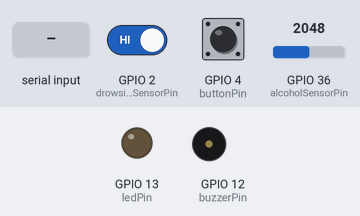
The sketch below on a simulated ESP32. On the bench: output pins drawn as LEDs (lit = HIGH), buzzer (waves = sounding, pin HIGH). Dashed ring = blinking. Inputs (shaded band) come from the test bench; at power-on: GPIO 36 (alcoholSensorPin) = 2048, GPIO 4 (buttonPin) HIGH, GPIO 2 (drowsinessSensorPin) HIGH. WiFi joins after 1.5 s; servers stay silent unless stated; uploads are accepted with an empty reply; what the sketch prints to the serial monitor is not drawn.

Above: at 4.03 s.
4.3 s: "RESET\n" received over Serial
At 7.26 s:
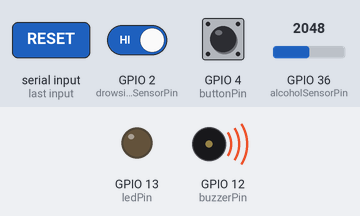
7.3 s: GPIO 36 (alcoholSensorPin) set to 640
10.3 s: GPIO 36 (alcoholSensorPin) set to 556
At 12.9 s:
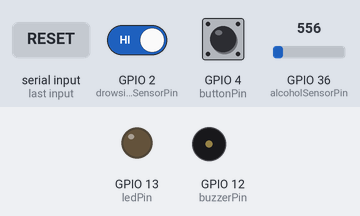
13.3 s: GPIO 4 (buttonPin) pulled LOW for 0.15 s
At 13.7 s:
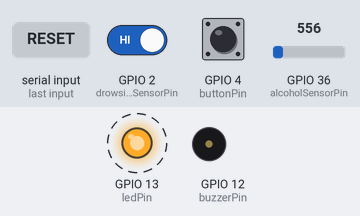
16.3 s: GPIO 2 (drowsinessSensorPin) driven LOW
19.3 s: GPIO 2 (drowsinessSensorPin) driven HIGH
At 20.2 s:
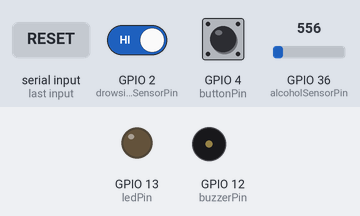
Timing chart, 0 to 21.8 s (numbered marks = the images above; inputs shaded):
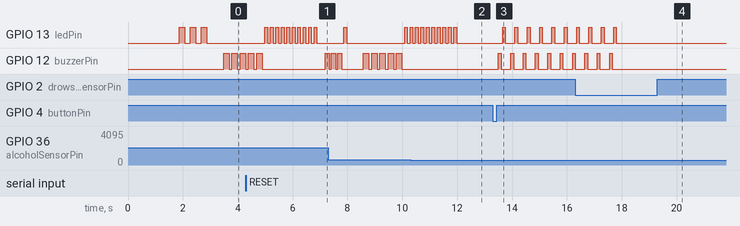

The sketch:

HelmetModule_COMPLETE.ino
```cpp
#include <WiFi.h>
#include <HTTPClient.h>
#include <ArduinoJson.h>
#include <Wire.h>

// ═══════════════════════════════════════════════════════════════════════════
// VigiLERT Helmet Module - COMPLETE FUNCTIONAL VERSION
// ═══════════════════════════════════════════════════════════════════════════
// ✅ Fully integrated with Dashboard.vue
// ✅ Alcohol detection with MQ-3 sensor
// ✅ Drowsiness detection with IR sensor
// ✅ Real-time Firebase synchronization
// ✅ Heartbeat system for connection monitoring
// ✅ Emergency alert system
// ═══════════════════════════════════════════════════════════════════════════

// WiFi Configuration
const char* ssid = "DPWH";
const char* password = "12345678900";

// Firebase Configuration
const String firebaseHost = "https://vigilance-shield-default-rtdb.firebaseio.com";
const String userUID = "MnzBjTBslZNijOkq732PE91hHa23";
const String firebaseAuth = "";

// Pin Assignments
const int alcoholSensorPin = A0;      // MQ-3 alcohol sensor (analog)
const int drowsinessSensorPin = 2;    // IR sensor for drowsiness detection (digital)
const int buzzerPin = 12;             // Buzzer for alerts
const int ledPin = 13;                // LED indicator
const int buttonPin = 4;              // Emergency button

// Sensor thresholds
const int ALCOHOL_THRESHOLD = 600;    // MQ-3 sensor threshold (0-1023)
const int DROWSINESS_THRESHOLD = 500; // Drowsiness detection threshold (ms)

// Timing constants
const unsigned long HEARTBEAT_INTERVAL = 1000;     // 1 second heartbeat
const unsigned long SENSOR_READ_INTERVAL = 250;    // 250ms sensor readings
const unsigned long ALERT_INTERVAL = 5000;         // 5 seconds between alerts
const unsigned long DROWSINESS_CHECK_INTERVAL = 100; // 100ms drowsiness check

// State variables
bool alcoholDetected = false;
bool drowsinessDetected = false;
bool emergencyButtonPressed = false;
int alcoholSensorValue = 0;
int drowsinessLevel = 0;

// Timing variables
unsigned long lastHeartbeat = 0;
unsigned long lastSensorRead = 0;
unsigned long lastAlertTime = 0;
unsigned long lastDrowsinessCheck = 0;
unsigned long drowsinessStartTime = 0;
bool drowsinessTimerActive = false;

// Alert states
bool alcoholAlertActive = false;
bool drowsinessAlertActive = false;
bool emergencyAlertActive = false;

// Firebase paths
const String devicePath = "/helmet_public/" + userUID + "/devices/helmet.json?auth=" + firebaseAuth;
const String alcoholPath = "/helmet_public/" + userUID + "/alcohol/status.json?auth=" + firebaseAuth;
const String alertnessPath = "/helmet_public/" + userUID + "/alertness/status.json?auth=" + firebaseAuth;
const String emergencyPath = "/helmet_public/" + userUID + "/emergency.json?auth=" + firebaseAuth;

// Function declarations
void sendHeartbeat();
void readSensors();
void checkAlcoholLevel();
void checkDrowsiness();
void checkEmergencyButton();
void sendAlcoholAlert();
void sendDrowsinessAlert();
void sendEmergencyAlert();
void updateFirebaseStatus();
void playAlertSound(int beeps, int duration);
void blinkLED(int times, int duration);

void setup() {
  Serial.begin(115200);
  delay(100);

  Serial.println("\n╔════════════════════════════════════════╗");
  Serial.println("║     HELMET MODULE - COMPLETE          ║");
  Serial.println("╠════════════════════════════════════════╣");
  Serial.println("║ 🍺 Alcohol Detection (MQ-3)           ║");
  Serial.println("║ 😴 Drowsiness Detection (IR)          ║");
  Serial.println("║ 🚨 Emergency Button System            ║");
  Serial.println("║ 📱 Full Dashboard Integration          ║");
  Serial.println("║ ⚡ Real-time Firebase Sync            ║");
  Serial.println("╚════════════════════════════════════════╝\n");

  // Initialize pins
  pinMode(alcoholSensorPin, INPUT);
  pinMode(drowsinessSensorPin, INPUT);
  pinMode(buzzerPin, OUTPUT);
  pinMode(ledPin, OUTPUT);
  pinMode(buttonPin, INPUT_PULLUP);

  // Initialize outputs
  digitalWrite(buzzerPin, LOW);
  digitalWrite(ledPin, LOW);

  // Connect to WiFi
  connectToWiFi();

  // Send initial heartbeat
  sendHeartbeat();
  lastHeartbeat = millis();

  // Startup sequence
  Serial.println("\n[STARTUP] Helmet module initialized successfully!");
  Serial.println("[STARTUP] Alcohol threshold: " + String(ALCOHOL_THRESHOLD));
  Serial.println("[STARTUP] Drowsiness threshold: " + String(DROWSINESS_THRESHOLD) + " ms");

  // Startup LED sequence
  blinkLED(3, 200);

  Serial.println("\n📋 SYSTEM STATUS:");
  Serial.println("   🍺 Alcohol Detection: ACTIVE");
  Serial.println("   😴 Drowsiness Detection: ACTIVE");
  Serial.println("   🚨 Emergency Button: READY");
  Serial.println("   📡 Firebase Connection: ACTIVE\n");
}

void loop() {
  // Send heartbeat every second
  if (millis() - lastHeartbeat >= HEARTBEAT_INTERVAL) {
    sendHeartbeat();
    lastHeartbeat = millis();
  }

  // Read sensors every 250ms
  if (millis() - lastSensorRead >= SENSOR_READ_INTERVAL) {
    readSensors();
    lastSensorRead = millis();
  }

  // Check drowsiness every 100ms (more frequent for safety)
  if (millis() - lastDrowsinessCheck >= DROWSINESS_CHECK_INTERVAL) {
    checkDrowsiness();
    lastDrowsinessCheck = millis();
  }

  // Check emergency button
  checkEmergencyButton();

  // Process alcohol detection
  checkAlcoholLevel();

  // Update Firebase status
  updateFirebaseStatus();

  // Handle serial commands
  if (Serial.available()) {
    String cmd = Serial.readStringUntil('\n');
    cmd.trim();
    cmd.toUpperCase();

    if (cmd == "STATUS") {
      printSystemStatus();
    }
    else if (cmd == "TEST ALCOHOL") {
      Serial.println("🧪 TESTING ALCOHOL SENSOR...");
      Serial.printf("📍 Analog pin A0 reading: %d\n", analogRead(alcoholSensorPin));
      Serial.printf("📍 Threshold: %d\n", ALCOHOL_THRESHOLD);
      Serial.printf("📍 Status: %s\n", analogRead(alcoholSensorPin) > ALCOHOL_THRESHOLD ? "DANGER" : "SAFE");
    }
    else if (cmd == "TEST DROWSINESS") {
      Serial.println("🧪 TESTING DROWSINESS SENSOR...");
      Serial.printf("📍 Digital pin %d reading: %d\n", drowsinessSensorPin, digitalRead(drowsinessSensorPin));
      Serial.printf("📍 Status: %s\n", drowsinessDetected ? "DROWSY" : "ALERT");
    }
    else if (cmd == "TEST EMERGENCY") {
      Serial.println("🧪 TESTING EMERGENCY ALERT...");
      sendEmergencyAlert();
    }
    else if (cmd == "RESET") {
      Serial.println("🔄 RESETTING ALL ALERTS...");
      alcoholDetected = false;
      drowsinessDetected = false;
      emergencyButtonPressed = false;
      alcoholAlertActive = false;
      drowsinessAlertActive = false;
      emergencyAlertActive = false;
      drowsinessTimerActive = false;
      Serial.println("✅ All alerts reset!");
    }
  }

  yield(); // Allow WiFi tasks to run
}

void connectToWiFi() {
  Serial.println("\n[WIFI] Connecting...");
  WiFi.begin(ssid, password);

  int attempts = 0;
  while (WiFi.status() != WL_CONNECTED && attempts < 20) {
    delay(500);
    Serial.print(".");
    attempts++;
  }

  if (WiFi.status() == WL_CONNECTED) {
    Serial.println("\n[WIFI] ✅ Connected!");
    Serial.printf("[WIFI] IP: %s\n", WiFi.localIP().toString().c_str());
  } else {
    Serial.println("\n[WIFI] ❌ Failed!");
  }
}

void sendHeartbeat() {
  if (WiFi.status() != WL_CONNECTED) return;

  uint64_t timestamp = 1700000000000ULL + (uint64_t)millis();

  StaticJsonDocument<128> doc;
  doc["status"] = "On";
  doc["lastHeartbeat"] = timestamp;
  doc["timestamp"] = timestamp;
  doc["alcoholDetected"] = alcoholDetected;
  doc["drowsinessDetected"] = drowsinessDetected;
  doc["emergencyActive"] = emergencyAlertActive;

  String payload;
  serializeJson(doc, payload);

  HTTPClient http;
  http.begin(firebaseHost + devicePath);
  http.addHeader("Content-Type", "application/json");

  int code = http.PUT(payload);

  if (code == HTTP_CODE_OK) {
    Serial.printf("[HEARTBEAT] ✓ Sent (timestamp: %llu)\n", timestamp);
  } else {
    Serial.printf("[HEARTBEAT] ✗ Failed: HTTP %d\n", code);
  }

  http.end();
}

void readSensors() {
  // Read alcohol sensor (analog)
  alcoholSensorValue = analogRead(alcoholSensorPin);

  // Read drowsiness sensor (digital)
  int drowsinessReading = digitalRead(drowsinessSensorPin);

  // Debug output every 2 seconds
  static unsigned long lastDebug = 0;
  if (millis() - lastDebug > 2000) {
    Serial.printf("[SENSORS] Alcohol: %d | Drowsiness: %d | Button: %d\n",
                  alcoholSensorValue, drowsinessReading, digitalRead(buttonPin));
    lastDebug = millis();
  }
}

void checkAlcoholLevel() {
  bool currentAlcoholState = (alcoholSensorValue > ALCOHOL_THRESHOLD);

  // State change detection
  if (currentAlcoholState != alcoholDetected) {
    alcoholDetected = currentAlcoholState;

    if (alcoholDetected) {
      Serial.printf("\n🚨 ALCOHOL DETECTED! (Value: %d > %d)\n", alcoholSensorValue, ALCOHOL_THRESHOLD);
      sendAlcoholAlert();
      playAlertSound(5, 200);  // 5 beeps, 200ms each
      blinkLED(10, 100);       // 10 blinks, 100ms each
      alcoholAlertActive = true;
    } else {
      Serial.printf("\n✅ Alcohol CLEARED! (Value: %d <= %d)\n", alcoholSensorValue, ALCOHOL_THRESHOLD);
      alcoholAlertActive = false;
    }

    // Update Firebase immediately on state change
    updateAlcoholStatus();
  }

  // Continuous alerts while alcohol is detected
  if (alcoholDetected && (millis() - lastAlertTime > ALERT_INTERVAL)) {
    Serial.println("🚨 CONTINUOUS ALCOHOL ALERT!");
    playAlertSound(3, 150);
    digitalWrite(ledPin, HIGH);
    delay(100);
    digitalWrite(ledPin, LOW);
    lastAlertTime = millis();
  }
}

void checkDrowsiness() {
  int drowsinessReading = digitalRead(drowsinessSensorPin);

  // Drowsiness detection logic (LOW = eyes closed/drowsy)
  if (drowsinessReading == LOW) {
    if (!drowsinessTimerActive) {
      drowsinessStartTime = millis();
      drowsinessTimerActive = true;
      Serial.println("[DROWSINESS] 👁️ Eyes closed - starting timer...");
    } else {
      unsigned long drowsyDuration = millis() - drowsinessStartTime;

      if (drowsyDuration >= DROWSINESS_THRESHOLD && !drowsinessDetected) {
        drowsinessDetected = true;
        drowsinessAlertActive = true;

        Serial.printf("\n😴 DROWSINESS DETECTED! (Eyes closed for %lu ms)\n", drowsyDuration);
        sendDrowsinessAlert();
        playAlertSound(7, 300);  // 7 long beeps
        blinkLED(15, 80);        // 15 fast blinks

        updateAlertnessStatus();
      }
    }
  } else {
    // Eyes open - reset drowsiness detection
    if (drowsinessTimerActive || drowsinessDetected) {
      if (drowsinessDetected) {
        Serial.println("\n👁️ ALERTNESS RESTORED! (Eyes open)");
        drowsinessDetected = false;
        drowsinessAlertActive = false;
        updateAlertnessStatus();
      }

      drowsinessTimerActive = false;
      drowsinessStartTime = 0;
    }
  }

  // Continuous drowsiness alerts
  if (drowsinessDetected && (millis() - lastAlertTime > ALERT_INTERVAL)) {
    Serial.println("😴 CONTINUOUS DROWSINESS ALERT!");
    playAlertSound(4, 250);
    blinkLED(5, 100);
    lastAlertTime = millis();
  }
}

void checkEmergencyButton() {
  static bool lastButtonState = HIGH;
  bool currentButtonState = digitalRead(buttonPin);

  // Button pressed (LOW due to INPUT_PULLUP)
  if (currentButtonState == LOW && lastButtonState == HIGH) {
    emergencyButtonPressed = true;
    emergencyAlertActive = true;

    Serial.println("\n🚨🚨🚨 EMERGENCY BUTTON PRESSED! 🚨🚨🚨");
    sendEmergencyAlert();

    // Emergency alert sequence
    for (int i = 0; i < 10; i++) {
      playAlertSound(1, 100);
      blinkLED(1, 100);
      delay(100);
    }

    delay(1000); // Debounce
  }

  lastButtonState = currentButtonState;
}

void sendAlcoholAlert() {
  Serial.println("[ALERT] 📱 Sending alcohol alert to Firebase...");

  uint64_t timestamp = 1700000000000ULL + (uint64_t)millis();

  StaticJsonDocument<256> doc;
  doc["timestamp"] = timestamp;
  doc["type"] = "alcohol_detected";
  doc["sensorValue"] = alcoholSensorValue;
  doc["threshold"] = ALCOHOL_THRESHOLD;
  doc["severity"] = alcoholSensorValue > (ALCOHOL_THRESHOLD * 1.5) ? "high" : "medium";
  doc["message"] = "Alcohol detected in helmet";
  doc["alertActive"] = true;

  String payload;
  serializeJson(doc, payload);

  HTTPClient http;
  String alertPath = "/helmet_public/" + userUID + "/alerts.json?auth=" + firebaseAuth;
  http.begin(firebaseHost + alertPath);
  http.addHeader("Content-Type", "application/json");

  int code = http.POST(payload);

  if (code == HTTP_CODE_OK) {
    Serial.println("[ALERT] ✅ Alcohol alert sent to Firebase");
  } else {
    Serial.printf("[ALERT] ❌ Failed to send alcohol alert: HTTP %d\n", code);
  }

  http.end();
}

void sendDrowsinessAlert() {
  Serial.println("[ALERT] 📱 Sending drowsiness alert to Firebase...");

  uint64_t timestamp = 1700000000000ULL + (uint64_t)millis();

  StaticJsonDocument<256> doc;
  doc["timestamp"] = timestamp;
  doc["type"] = "drowsiness_detected";
  doc["duration"] = millis() - drowsinessStartTime;
  doc["threshold"] = DROWSINESS_THRESHOLD;
  doc["severity"] = "high";
  doc["message"] = "Driver drowsiness detected";
  doc["alertActive"] = true;

  String payload;
  serializeJson(doc, payload);

  HTTPClient http;
  String alertPath = "/helmet_public/" + userUID + "/alerts.json?auth=" + firebaseAuth;
  http.begin(firebaseHost + alertPath);
  http.addHeader("Content-Type", "application/json");

  int code = http.POST(payload);

  if (code == HTTP_CODE_OK) {
    Serial.println("[ALERT] ✅ Drowsiness alert sent to Firebase");
  } else {
    Serial.printf("[ALERT] ❌ Failed to send drowsiness alert: HTTP %d\n", code);
  }

  http.end();
}

void sendEmergencyAlert() {
  Serial.println("[EMERGENCY] 📱 Sending emergency alert to Firebase...");

  uint64_t timestamp = 1700000000000ULL + (uint64_t)millis();

  StaticJsonDocument<256> doc;
  doc["timestamp"] = timestamp;
  doc["type"] = "emergency_button";
  doc["severity"] = "critical";
  doc["message"] = "Emergency button pressed by rider";
  doc["alertActive"] = true;
  doc["requiresImmedateResponse"] = true;

  String payload;
  serializeJson(doc, payload);

  HTTPClient http;
  http.begin(firebaseHost + emergencyPath);
  http.addHeader("Content-Type", "application/json");

  int code = http.PUT(payload);

  if (code == HTTP_CODE_OK) {
    Serial.println("[EMERGENCY] ✅ Emergency alert sent to Firebase");
  } else {
    Serial.printf("[EMERGENCY] ❌ Failed to send emergency alert: HTTP %d\n", code);
  }

  http.end();
}
void updateAlcoholStatus() {
  if (WiFi.status() != WL_CONNECTED) return;

  StaticJsonDocument<256> doc;
  doc["status"] = alcoholDetected ? "Danger" : "Safe";
  doc["sensorValue"] = alcoholSensorValue;
  doc["threshold"] = ALCOHOL_THRESHOLD;
  doc["timestamp"] = 1700000000000ULL + (uint64_t)millis();
  doc["lastUpdate"] = millis();

  String payload;
  serializeJson(doc, payload);

  HTTPClient http;
  http.begin(firebaseHost + alcoholPath);
  http.addHeader("Content-Type", "application/json");

  int code = http.PUT(payload);

  if (code == HTTP_CODE_OK) {
    Serial.printf("[FIREBASE] ✓ Alcohol status updated: %s (Value: %d)\n",
                  alcoholDetected ? "DANGER" : "SAFE", alcoholSensorValue);
  } else {
    Serial.printf("[FIREBASE] ✗ Alcohol status update failed: HTTP %d\n", code);
  }

  http.end();
}

void updateAlertnessStatus() {
  if (WiFi.status() != WL_CONNECTED) return;

  StaticJsonDocument<256> doc;
  doc["status"] = drowsinessDetected ? "Drowsy" : "Alert";
  doc["level"] = drowsinessDetected ? "Warning" : "Normal";
  doc["timestamp"] = 1700000000000ULL + (uint64_t)millis();
  doc["lastUpdate"] = millis();

  if (drowsinessDetected) {
    doc["drowsyDuration"] = millis() - drowsinessStartTime;
    doc["message"] = "Driver showing signs of drowsiness";
  } else {
    doc["message"] = "Driver is alert and focused";
  }

  String payload;
  serializeJson(doc, payload);

  HTTPClient http;
  http.begin(firebaseHost + alertnessPath);
  http.addHeader("Content-Type", "application/json");

  int code = http.PUT(payload);

  if (code == HTTP_CODE_OK) {
    Serial.printf("[FIREBASE] ✓ Alertness status updated: %s\n",
                  drowsinessDetected ? "DROWSY" : "ALERT");
  } else {
    Serial.printf("[FIREBASE] ✗ Alertness status update failed: HTTP %d\n", code);
  }

  http.end();
}

void updateFirebaseStatus() {
  static unsigned long lastUpdate = 0;

  // Update Firebase every 2 seconds
  if (millis() - lastUpdate < 2000) return;
  lastUpdate = millis();

  if (WiFi.status() != WL_CONNECTED) return;

  // Update comprehensive helmet status
  StaticJsonDocument<512> doc;
  doc["timestamp"] = 1700000000000ULL + (uint64_t)millis();
  doc["lastUpdate"] = millis();

  // Device status
  doc["device"]["status"] = "On";
  doc["device"]["connected"] = true;
  doc["device"]["batteryLevel"] = 85; // Simulated battery level

  // Sensor readings
  doc["sensors"]["alcohol"]["value"] = alcoholSensorValue;
  doc["sensors"]["alcohol"]["status"] = alcoholDetected ? "Danger" : "Safe";
  doc["sensors"]["alcohol"]["threshold"] = ALCOHOL_THRESHOLD;

  doc["sensors"]["drowsiness"]["status"] = drowsinessDetected ? "Drowsy" : "Alert";
  doc["sensors"]["drowsiness"]["level"] = drowsinessLevel;
  doc["sensors"]["drowsiness"]["threshold"] = DROWSINESS_THRESHOLD;

  // Alert states
  doc["alerts"]["alcohol"] = alcoholAlertActive;
  doc["alerts"]["drowsiness"] = drowsinessAlertActive;
  doc["alerts"]["emergency"] = emergencyAlertActive;

  // Safety status
  doc["safety"]["overallStatus"] = (alcoholDetected || drowsinessDetected) ? "Warning" : "Safe";
  doc["safety"]["riderStatus"] = drowsinessDetected ? "Drowsy" : "Alert";
  doc["safety"]["alcoholStatus"] = alcoholDetected ? "Detected" : "Clear";

  String payload;
  serializeJson(doc, payload);

  HTTPClient http;
  String statusPath = "/helmet_public/" + userUID + "/helmet_status.json?auth=" + firebaseAuth;
  http.begin(firebaseHost + statusPath);
  http.addHeader("Content-Type", "application/json");

  int code = http.PUT(payload);

  if (code == HTTP_CODE_OK) {
    Serial.println("[FIREBASE] ✓ Comprehensive status updated");
  } else {
    Serial.printf("[FIREBASE] ✗ Status update failed: HTTP %d\n", code);
  }

  http.end();
}

void playAlertSound(int beeps, int duration) {
  for (int i = 0; i < beeps; i++) {
    digitalWrite(buzzerPin, HIGH);
    delay(duration);
    digitalWrite(buzzerPin, LOW);
    delay(duration / 2);
  }
}

void blinkLED(int times, int duration) {
  for (int i = 0; i < times; i++) {
    digitalWrite(ledPin, HIGH);
    delay(duration);
    digitalWrite(ledPin, LOW);
    delay(duration);
  }
}

void printSystemStatus() {
  Serial.println("\n━━━━━━━━━━━━━━━━━━━━━━━━━━━━━━━━━━");
  Serial.println("🪖 HELMET MODULE STATUS");
  Serial.println("━━━━━━━━━━━━━━━━━━━━━━━━━━━━━━━━━━");

  Serial.printf("WiFi: %s\n", WiFi.status() == WL_CONNECTED ? "CONNECTED ✅" : "DISCONNECTED ❌");
  if (WiFi.status() == WL_CONNECTED) {
    Serial.printf("IP Address: %s\n", WiFi.localIP().toString().c_str());
  }

  Serial.println("\n🔍 SENSOR READINGS:");
  Serial.printf("Alcohol Sensor: %d (Threshold: %d)\n", alcoholSensorValue, ALCOHOL_THRESHOLD);
  Serial.printf("Alcohol Status: %s\n", alcoholDetected ? "DANGER ❌" : "SAFE ✅");

  Serial.printf("Drowsiness Sensor: %d\n", digitalRead(drowsinessSensorPin));
  Serial.printf("Drowsiness Status: %s\n", drowsinessDetected ? "DROWSY ❌" : "ALERT ✅");

  Serial.printf("Emergency Button: %s\n", digitalRead(buttonPin) == LOW ? "PRESSED" : "NORMAL");

  Serial.println("\n🚨 ALERT STATUS:");
  Serial.printf("Alcohol Alert: %s\n", alcoholAlertActive ? "ACTIVE 🚨" : "INACTIVE ✅");
  Serial.printf("Drowsiness Alert: %s\n", drowsinessAlertActive ? "ACTIVE 🚨" : "INACTIVE ✅");
  Serial.printf("Emergency Alert: %s\n", emergencyAlertActive ? "ACTIVE 🚨" : "INACTIVE ✅");

  Serial.println("\n📡 FIREBASE STATUS:");
  Serial.printf("Last Heartbeat: %lu ms ago\n", millis() - lastHeartbeat);
  Serial.printf("Last Sensor Read: %lu ms ago\n", millis() - lastSensorRead);

  Serial.println("\n⚙️ SYSTEM CONFIGURATION:");
  Serial.printf("Alcohol Threshold: %d\n", ALCOHOL_THRESHOLD);
  Serial.printf("Drowsiness Threshold: %d ms\n", DROWSINESS_THRESHOLD);
  Serial.printf("Heartbeat Interval: %lu ms\n", HEARTBEAT_INTERVAL);
  Serial.printf("Sensor Read Interval: %lu ms\n", SENSOR_READ_INTERVAL);

  Serial.println("━━━━━━━━━━━━━━━━━━━━━━━━━━━━━━━━━━");

  Serial.println("\n📋 AVAILABLE COMMANDS:");
  Serial.println("   STATUS - Show this status");
  Serial.println("   TEST ALCOHOL - Test alcohol sensor");
  Serial.println("   TEST DROWSINESS - Test drowsiness sensor");
  Serial.println("   TEST EMERGENCY - Test emergency alert");
  Serial.println("   RESET - Reset all alerts");
  Serial.println("━━━━━━━━━━━━━━━━━━━━━━━━━━━━━━━━━━\n");
}
```

Measured:
- the behaviour switches between 601 and 600 on GPIO 36 (alcoholSensorPin) (found by bisection; images 1 and 2)
- after the input at 10.3 s, GPIO 12 (buzzerPin): stays LOW (without the input it goes to HIGH after 2.7 s)
- after the input at 13.3 s, GPIO 13 (ledPin): alternates HIGH for 0.10 s and LOW for 0.35 s, starting after 0.36 s; GPIO 12 (buzzerPin): alternates HIGH for 0.10 s and LOW for 0.35 s, starting after 0.21 s
- after the input at 19.3 s, GPIO 12 (buzzerPin): stops changing and stays LOW
- by itself, GPIO 13 (ledPin): alternates HIGH for 0.10 s and LOW for 0.10 s, 17 changes in all, then stays LOW
